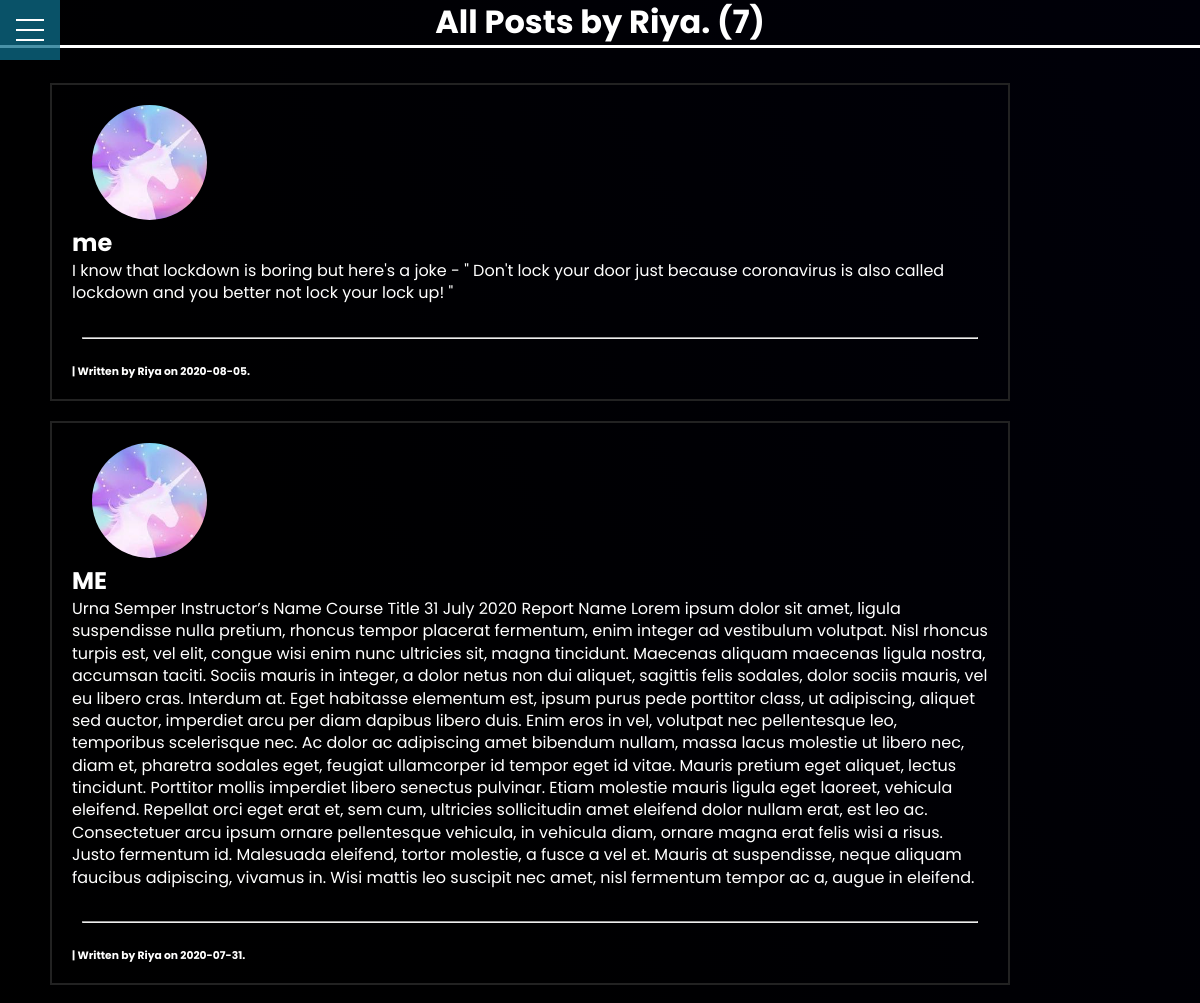
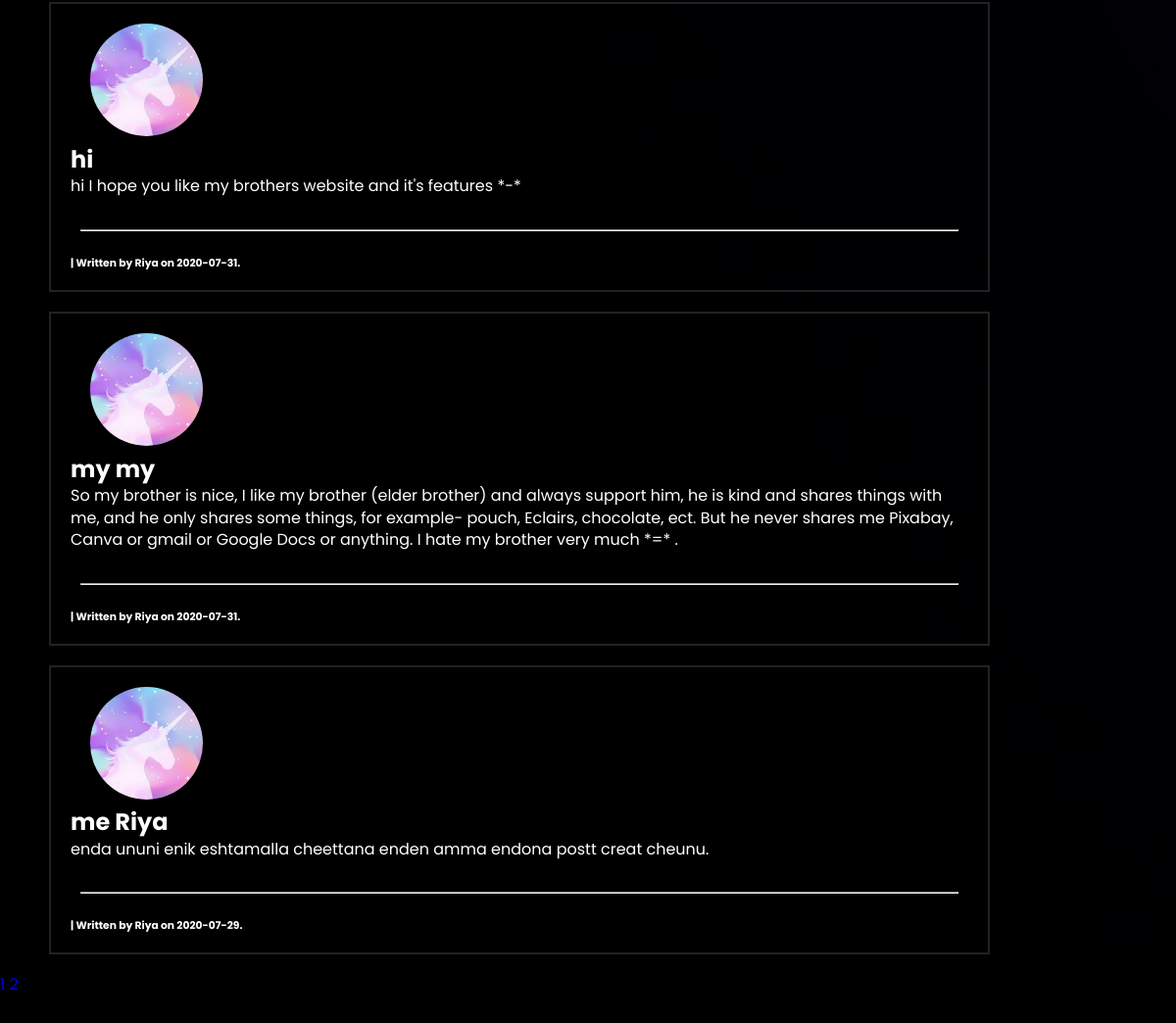
Screenshot of /user/Riya with the database file from the repository (2 pictures, top to bottom).
### flaskblog/models.py (models this page shows, shortened)
class User(db.Model, UserMixin):
    id = db.Column(db.Integer, primary_key=True, unique=True)
    username = db.Column(db.String(20), unique=True, nullable=False)
    email = db.Column(db.String(120), unique=True, nullable=False)
    image_file = db.Column(db.String(20), nullable=False, default='default.jpg')
    password = db.Column(db.String(60), nullable=False)
    posts = db.relationship('Post', backref='author', lazy=True)

class Post(db.Model):
    id = db.Column(db.Integer, primary_key=True)
    title = db.Column(db.String(), nullable=False)
    date_posted = db.Column(db.DateTime, nullable=False, default=datetime.utcnow)
    content = db.Column(db.Text, nullable=False)
    user_id = db.Column(db.Integer, db.ForeignKey('user.id'), nullable=False)

### flaskblog/routes.py (the view)
@app.route("/user/<string:username>")
def user_post(username):
    page = request.args.get('page', 1, type=int)
    user = User.query.filter_by(username=username).first_or_404()
    posts = Post.query.filter_by(author=user)\
        .order_by(Post.date_posted.desc())\
        .paginate(page=page, per_page=5)
    return render_template('user_post.html', posts=posts, user=user)

### flaskblog/templates/user_post.html (shortened to what this page needs)
{% extends "base.html" %}
{% block content %}
<h1> All Posts by {{ user.username }}. ({{ posts.total }})</h1>
    <div id="posts" class="main">
    {% for post in posts.items %}
        <article class="main">
            <a href="{{ url_for('post', post_id=post.id )}}"><img src="{{ url_for('static', filename='profile_pics/' + post.author.image_file) }}"
                    class="rounded-profile-pic"></a>
            <a href="{{ url_for('post', post_id=post.id )}}" class="post-title"><h2>{{ post.title }}</h2> </a>
            <p class="post-content">{{ post.content }}</p>
            <br>
            <hr>
            <a href="{{ url_for('user_post', username=post.author.username) }}" class="post-author"><h6>| Written by {{ post.author.username }} on {{ post.date_posted.strftime('%Y-%m-%d') }}.
            </h6></a>
        </article>
    {% endfor %}
        {% for page_num in posts.iter_pages(left_edge=1, right_edge=1, left_current=1, right_current=2) %}
            {% if page_num %}
                {% if posts.page == page_num %}
                    <a class="current-button" href="{{ url_for('user_post', page=page_num, username=user.username) }}">{{ page_num }}</a>
                {% else %}
                    <a class="pagination-btn" href="{{ url_for('user_post', page=page_num, username=user.username) }}">{{ page_num }}</a>
                {% endif %}
            {% else %}
                <span>...</span>
            {% endif %}
        {% endfor %}
        <br><br><br><br><br><br><br><br>
    </div>
</div>
{% endblock content %}

### flaskblog/static/style.css (style rules this page uses)
* { margin: 0px 0px 0px 0px; padding: 0px 0px 0px 0px; box-sizing: border-box; font-family: Poppins, 'Poppins', sans-serif; text-decoration: none; }
body { background-color: black; background-image: linear-gradient(60deg, #000000, #000001, #000009); background-size: 100%; color: white; font-family: 'Poppins', Poppins, sans-serif; line-height: 1.4; }
html { scroll-behavior: smooth !important; }
:root { --primary-color: rgba(13, 110, 139, 0.75); --overlay-color: rgba(24, 39, 51, 0.85); --menu-speed: 0.75s; }
h1 { text-align: center; border-bottom: 3px solid white; margin-bottom: 35px; }
article { margin-left: 50px; margin-bottom: 20px; margin-top: 20px; border: 2px solid #222; padding: 20px; margin-right: 190px; }
.post-title { color: white; padding-bottom: 10px; border-bottom: 1px solid white; transition: 0.2s; }
.post-content { color: white; }
.rounded-profile-pic { border-radius: 50%; margin-left: 20px; width: 115px; height: 115px; }
.post-author { color: white; }
hr { margin: 10px; margin-bottom: 25px; }

### rows the page displays
User: username "Riya"
Post: image_file (picture), title "me", content "I know that lockdown is boring but here's a joke - \" Don't lock your door just because coronavirus is also called lockdown and you better not lock your lock up! \"", author.username "Riya", date_posted "2020-08-05"
Post: image_file (picture), title "ME", content "Urna Semper Instructor’s Name Course Title 31 July 2020 Report Name Lorem ipsum dolor sit amet, ligula suspendisse nulla pretium, rhoncus tempor placerat fermentum, enim integer ad vestibulum volutpat. Nisl rhoncus turpis est, vel elit, congue wisi enim nunc ultricies sit, magna tincidunt. Maecenas aliquam maecenas ligula nostra, accumsan taciti. Sociis mauris in integer, a dolor netus non dui aliquet, sagittis felis sodales, dolor sociis mauris, vel eu libero cras. Interdum at. Eget habitasse elementum est, ipsum purus pede porttitor class, ut adipiscing, aliquet sed auctor, imperdiet arcu per diam dapibus libero duis. Enim eros in vel, volutpat nec pellentesque leo, temporibus scelerisque…", author.username "Riya", date_posted "2020-07-31"
Post: image_file (picture), title "hi", content "hi I hope you like my brothers website and it's features *-*", author.username "Riya", date_posted "2020-07-31"
Post: image_file (picture), title "my my", content "So my brother is nice, I like my brother (elder brother) and always support him, he is kind and shares things with me, and he only shares some things, for example- pouch, Eclairs, chocolate, ect. But he never shares me Pixabay, Canva or gmail or Google Docs or anything. I hate my brother very much *=* .", author.username "Riya", date_posted "2020-07-31"
Post: image_file (picture), title "me Riya", content "enda ununi enik eshtamalla cheettana enden amma endona postt creat cheunu.", author.username "Riya", date_posted "2020-07-29"

### other values shown
{{ posts.total }} "7"
{{ page_num }} "1"
{{ page_num }} "2"
